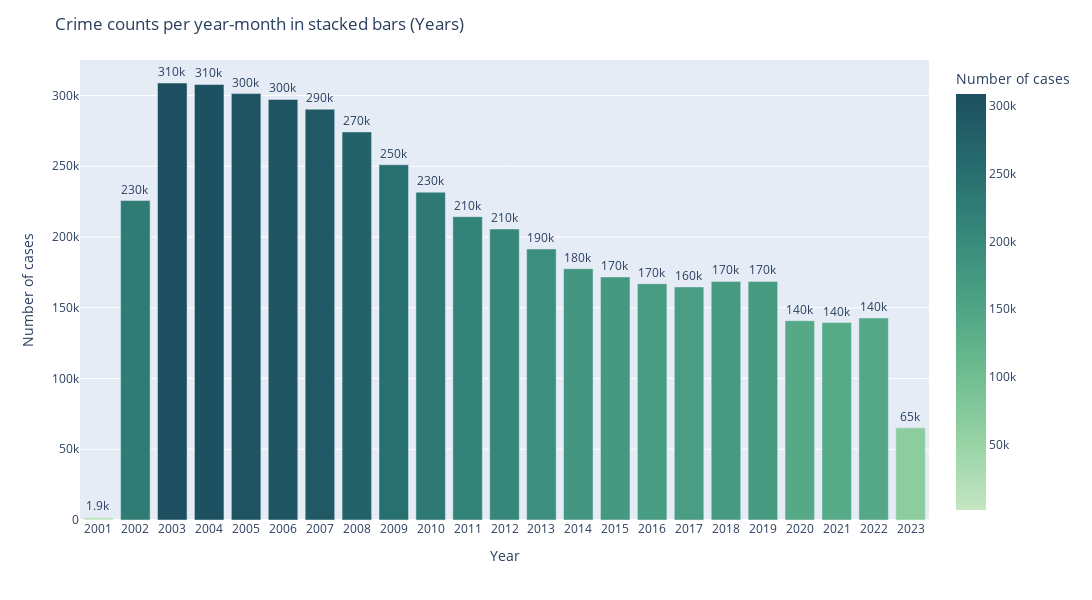

This figure's notebook cell:
### Markdown cell above
- Jul and Aug: about 700K
- Feb: 550K

### Code cell
#aggregate by year
fig = px.bar(
    aux.groupby(['Year'])['Number of cases'].sum().reset_index(),
    x="Year",
    y="Number of cases",
    color="Number of cases",
    text="Number of cases",
    height=600,
    width=1400,
        color_continuous_scale=px.colors.sequential.Blugrn

)
fig.update_traces(texttemplate="%{text:.2s}", textposition="outside")
fig.update_layout(title_text="Crime counts per year-month in stacked bars (Years)")

fig.show()

### Figure 1 — Plotly figure (JSON) as saved in the notebook; plotly's stock layout.template omitted (floating-point values rounded to 4 significant figures)
{"data": [{"alignmentgroup": "True", "hovertemplate": "Year=%{x}<br>Number of cases=%{marker.color}<extra></extra>", "legendgroup": "", "marker": {"color": [1883, 225789, 308873, 307821, 301381, 297251, 290338, 274303, 251119, 231694, 214416, 205690, 191557, 177623, 171806, 167008, 164754, 168652, 168636, 140879, 139555, 142797, 65170], "coloraxis": "coloraxis"}, "name": "", "offsetgroup": "", "orientation": "v", "showlegend": false, "text": [1883, 225789, 308873, 307821, 301381, 297251, 290338, 274303, 251119, 231694, 214416, 205690, 191557, 177623, 171806, 167008, 164754, 168652, 168636, 140879, 139555, 142797, 65170], "textposition": "outside", "texttemplate": "%{text:.2s}", "type": "bar", "x": ["2001", "2002", "2003", "2004", "2005", "2006", "2007", "2008", "2009", "2010", "2011", "2012", "2013", "2014", "2015", "2016", "2017", "2018", "2019", "2020", "2021", "2022", "2023"], "xaxis": "x", "y": [1883, 225789, 308873, 307821, 301381, 297251, 290338, 274303, 251119, 231694, 214416, 205690, 191557, 177623, 171806, 167008, 164754, 168652, 168636, 140879, 139555, 142797, 65170], "yaxis": "y"}], "layout": {"barmode": "relative", "coloraxis": {"colorbar": {"title": {"text": "Number of cases"}}, "colorscale": [[0, "rgb(196, 230, 195)"], [0.1667, "rgb(150, 210, 164)"], [0.3333, "rgb(109, 188, 144)"], [0.5, "rgb(77, 162, 132)"], [0.6667, "rgb(54, 135, 122)"], [0.8333, "rgb(38, 107, 110)"], [1, "rgb(29, 79, 96)"]]}, "height": 600, "legend": {"tracegroupgap": 0}, "margin": {"t": 60}, "title": {"text": "Crime counts per year-month in stacked bars (Years)"}, "width": 1400, "xaxis": {"anchor": "y", "domain": [0, 1], "title": {"text": "Year"}}, "yaxis": {"anchor": "x", "domain": [0, 1], "title": {"text": "Number of cases"}}}}
